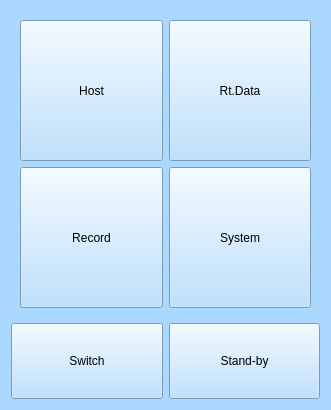
<?xml version="1.0" encoding="UTF-8"?>
<ui version="4.0">
 <class>Menu</class>
 <widget class="QDialog" name="Menu">
  <property name="geometry">
   <rect>
    <x>0</x>
    <y>0</y>
    <width>331</width>
    <height>410</height>
   </rect>
  </property>
  <property name="windowTitle">
   <string>Form</string>
  </property>
  <property name="styleSheet">
   <string notr="true">background-color: rgb(171, 216, 255);</string>
  </property>
  <layout class="QGridLayout" name="gridLayout">
   <item row="0" column="0">
    <layout class="QVBoxLayout" name="verticalLayout" stretch="4,1">
     <item>
      <widget class="QWidget" name="widget" native="true">
       <layout class="QGridLayout" name="gridLayout_2">
        <item row="0" column="0">
         <widget class="QToolButton" name="Host_bt">
          <property name="sizePolicy">
           <sizepolicy hsizetype="Expanding" vsizetype="Preferred">
            <horstretch>0</horstretch>
            <verstretch>0</verstretch>
           </sizepolicy>
          </property>
          <property name="text">
           <string>Host</string>
          </property>
          <property name="icon">
           <iconset resource="../image.qrc">
            <normaloff>:/new_ui/UI/04-屏幕校准.png</normaloff>:/new_ui/UI/04-屏幕校准.png</iconset>
          </property>
          <property name="iconSize">
           <size>
            <width>72</width>
            <height>72</height>
           </size>
          </property>
          <property name="toolButtonStyle">
           <enum>Qt::ToolButtonTextUnderIcon</enum>
          </property>
         </widget>
        </item>
        <item row="0" column="1">
         <widget class="QToolButton" name="RTDATA_bt">
          <property name="sizePolicy">
           <sizepolicy hsizetype="Expanding" vsizetype="Preferred">
            <horstretch>0</horstretch>
            <verstretch>0</verstretch>
           </sizepolicy>
          </property>
          <property name="text">
           <string>Rt.Data</string>
          </property>
          <property name="icon">
           <iconset resource="../image.qrc">
            <normaloff>:/new_ui/UI/03实时功率.png</normaloff>:/new_ui/UI/03实时功率.png</iconset>
          </property>
          <property name="iconSize">
           <size>
            <width>72</width>
            <height>72</height>
           </size>
          </property>
          <property name="toolButtonStyle">
           <enum>Qt::ToolButtonTextUnderIcon</enum>
          </property>
         </widget>
        </item>
        <item row="1" column="0">
         <widget class="QToolButton" name="Record_bt">
          <property name="sizePolicy">
           <sizepolicy hsizetype="Expanding" vsizetype="Preferred">
            <horstretch>0</horstretch>
            <verstretch>0</verstretch>
           </sizepolicy>
          </property>
          <property name="text">
           <string>Record</string>
          </property>
          <property name="icon">
           <iconset resource="../image.qrc">
            <normaloff>:/new_ui/UI/03-历史记录.png</normaloff>:/new_ui/UI/03-历史记录.png</iconset>
          </property>
          <property name="iconSize">
           <size>
            <width>72</width>
            <height>72</height>
           </size>
          </property>
          <property name="toolButtonStyle">
           <enum>Qt::ToolButtonTextUnderIcon</enum>
          </property>
         </widget>
        </item>
        <item row="1" column="1">
         <widget class="QToolButton" name="System_bt">
          <property name="sizePolicy">
           <sizepolicy hsizetype="Expanding" vsizetype="Preferred">
            <horstretch>0</horstretch>
            <verstretch>0</verstretch>
           </sizepolicy>
          </property>
          <property name="text">
           <string>System</string>
          </property>
          <property name="icon">
           <iconset resource="../image.qrc">
            <normaloff>:/new_ui/UI/06-系统设置.png</normaloff>:/new_ui/UI/06-系统设置.png</iconset>
          </property>
          <property name="iconSize">
           <size>
            <width>72</width>
            <height>72</height>
           </size>
          </property>
          <property name="toolButtonStyle">
           <enum>Qt::ToolButtonTextUnderIcon</enum>
          </property>
         </widget>
        </item>
       </layout>
      </widget>
     </item>
     <item>
      <layout class="QHBoxLayout" name="horizontalLayout">
       <item>
        <widget class="QToolButton" name="Open_bt">
         <property name="sizePolicy">
          <sizepolicy hsizetype="Minimum" vsizetype="Preferred">
           <horstretch>0</horstretch>
           <verstretch>0</verstretch>
          </sizepolicy>
         </property>
         <property name="text">
          <string>Switch</string>
         </property>
         <property name="icon">
          <iconset resource="../image.qrc">
           <normaloff>:/new_ui/UI/开关机-01.png</normaloff>:/new_ui/UI/开关机-01.png</iconset>
         </property>
         <property name="iconSize">
          <size>
           <width>32</width>
           <height>32</height>
          </size>
         </property>
         <property name="toolButtonStyle">
          <enum>Qt::ToolButtonTextUnderIcon</enum>
         </property>
        </widget>
       </item>
       <item>
        <widget class="QToolButton" name="Standby_bt">
         <property name="sizePolicy">
          <sizepolicy hsizetype="Minimum" vsizetype="Preferred">
           <horstretch>0</horstretch>
           <verstretch>0</verstretch>
          </sizepolicy>
         </property>
         <property name="text">
          <string>Stand-by</string>
         </property>
         <property name="icon">
          <iconset resource="../image.qrc">
           <normaloff>:/new_ui/UI/Power_Standby.png</normaloff>:/new_ui/UI/Power_Standby.png</iconset>
         </property>
         <property name="iconSize">
          <size>
           <width>30</width>
           <height>30</height>
          </size>
         </property>
         <property name="toolButtonStyle">
          <enum>Qt::ToolButtonTextUnderIcon</enum>
         </property>
        </widget>
       </item>
      </layout>
     </item>
    </layout>
   </item>
  </layout>
 </widget>
 <resources>
  <include location="../image.qrc"/>
 </resources>
 <connections/>
</ui>
